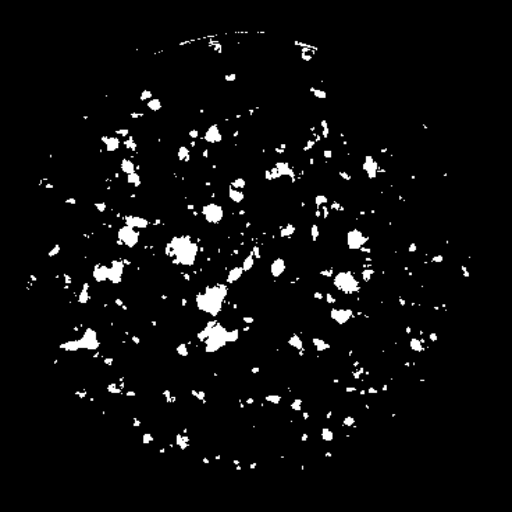
#> input picture iPSC Colony Counting/Gaussian_Heatmap/10_kanugovimahidhar_mask.png, 512 x 512 px
$ jupyter execute viz_gauss_maps.ipynb
#> lines starting #> are read from the running program, lines starting #| are printed output that depends on the picture; after the words box and inside, x2 and y2 are one past the last pixel; in counts of white or black regions, pixels touching at a corner belong together
[cell 1]
import numpy as np
import cv2
import matplotlib.pyplot as plt
import math

[cell 2]
## Read in test image
mask_path = "10_kanugovimahidhar_mask.png"

image = cv2.imread(mask_path, cv2.IMREAD_GRAYSCALE)
#> image is the input picture: shape (512, 512); min 0, max 255, mean 11.3
_, image_thresh = cv2.threshold(image, 0, 255, cv2.THRESH_BINARY | cv2.THRESH_OTSU)
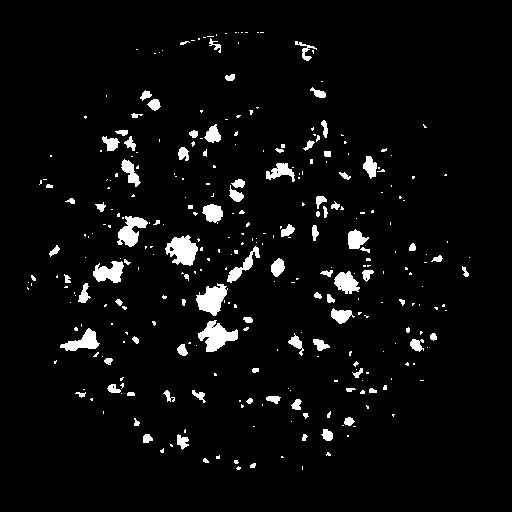
#> image_thresh: shape (512, 512); 4.5% white; 317 white regions (223 under 20 px), largest, box (x1, y1, x2, y2) and area: (198, 320, 238, 352) 680, (165, 235, 198, 266) 650, (196, 283, 228, 316) 616

[cell 3]
plt.figure(figsize=(15,15))
plt.title("GT Mask")
plt.imshow(image_thresh, cmap = 'gray')

[cell 4]
## Get CCs
numLabels, labels, stats, centroids = cv2.connectedComponentsWithStats(image_thresh)
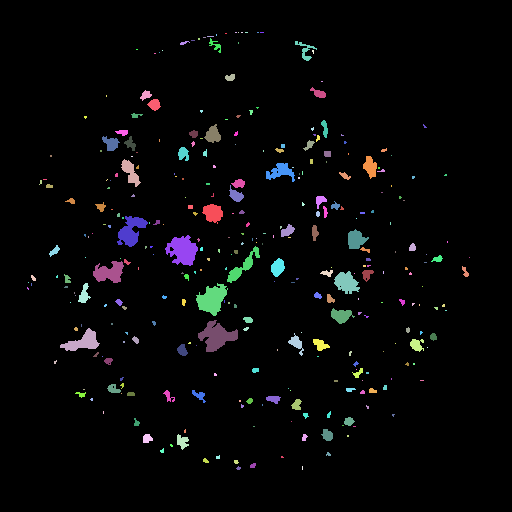
#> labels: shape (512, 512) int32; 318 distinct labels, from 0 to 317; one colour per label, 0 black
#> numLabels = 318; stats = 318 rows, first 6: [0, 0, 512, 512, 250410], [225, 33, 2, 1, 2], [235, 32, 2, 1, 2], [238, 32, 1, 1, 1], [241, 32, 2, 1, 2], [245, 32, 3, 1, 3]; centroids = 318 pairs, first value 27.5 to 469, second value 32 to 467.8

[cell 5]
# Index of CC to test on
index = 136

# index = 43

test_cc = np.zeros_like(labels)
test_cc = np.where(labels == index, 255, 0).astype('uint8')
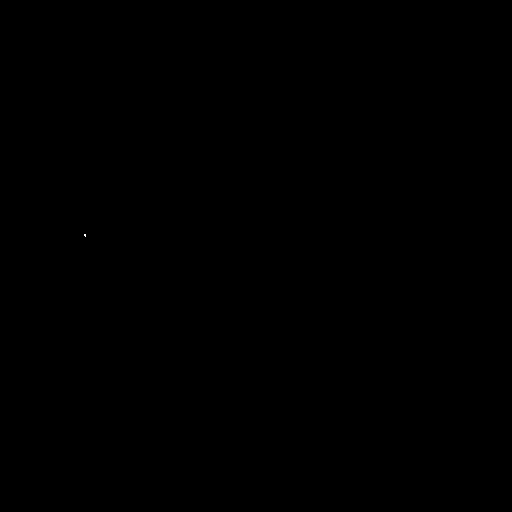
#> test_cc: shape (512, 512); 0% white in thin lines or dots, all inside (x1, y1, x2, y2) = (84, 234, 86, 237)

plt.figure(figsize=(15,15))
plt.title("Test CC")
plt.imshow(test_cc, cmap = 'gray')

[cell 6]
## CC stats has x, y, w, h and area of each CC
x = stats[index][0]
#> x = 84
y = stats[index][1]
#> y = 234
w = stats[index][2]
#> w = 2
h = stats[index][3]
#> h = 3

# Get center of CC and convert to int
ct = centroids[index]
#> ct = [84.6, 234.8]
ct = np.array( [int(ct[0]), int(ct[1])] )
#> ct = [84, 234]

[cell 7]
## Draw bbox and center of the CC
test_rgb = cv2.cvtColor(test_cc, cv2.COLOR_GRAY2RGB)

cv2.rectangle(test_rgb, (x, y), (x+w, y+h), color = [255, 0, 0], thickness = 1)
#> test_rgb: shape (512, 512, 3); mean B, G, R 0, 0, 0
cv2.circle(test_rgb, ct, radius = 1, color = [255, 0, 0], thickness = -1)
#> test_rgb: shape (512, 512, 3); mean B, G, R 0, 0, 0

plt.figure(figsize=(15,15))
plt.title("Test CC")
plt.imshow(test_rgb)

### Generate Gaussian heatmap

[cell 8]
def gaussian2D(shape, sigma=1):
    m, n = [(ss - 1.) / 2. for ss in shape]
    y, x = np.ogrid[-m:m+1,-n:n+1]

    h = np.exp(-(x * x + y * y) / (2 * sigma * sigma))
    h[h < np.finfo(h.dtype).eps * h.max()] = 0
    return h

[cell 9]
def gaussian_radius(det_size, min_overlap = 0.7):

    height, width = det_size
    a1  = 1
    b1  = (height + width)
    c1  = width * height * (1 - min_overlap) / (1 + min_overlap)
    sq1 = np.sqrt(b1 ** 2 - 4 * a1 * c1)
    r1  = (b1 + sq1) / 2

    a2  = 4
    b2  = 2 * (height + width)
    c2  = (1 - min_overlap) * width * height
    sq2 = np.sqrt(b2 ** 2 - 4 * a2 * c2)
    r2  = (b2 + sq2) / 2

    a3  = 4 * min_overlap
    b3  = -2 * min_overlap * (height + width)
    c3  = (min_overlap - 1) * width * height
    sq3 = np.sqrt(b3 ** 2 - 4 * a3 * c3)
    r3  = (b3 + sq3) / 2

    return min(r1, r2, r3)
#     return max(r1, r2, r3)

[cell 10]
def draw_umich_gaussian(heatmap, center, radius, k=1):
    diameter = 2 * radius + 1
    gaussian = gaussian2D((diameter, diameter), sigma = diameter / 6)

    x, y = int(center[0]), int(center[1])

    height, width = heatmap.shape[0:2]

    left, right = min(x, radius), min(width - x, radius + 1)
    top, bottom = min(y, radius), min(height - y, radius + 1)

    masked_heatmap  = heatmap[y - top:y + bottom, x - left:x + right]
    masked_gaussian = gaussian[radius - top:radius + bottom, radius - left:radius + right]

    if min(masked_gaussian.shape) > 0 and min(masked_heatmap.shape) > 0: # TODO debug
        np.maximum(masked_heatmap, masked_gaussian * k, out=masked_heatmap)

    return heatmap

[cell 11]
empty_heat_map = np.zeros_like(test_cc).astype("float64")

radius = gaussian_radius((math.ceil(h), math.ceil(w)), min_overlap = 0.7)
#> radius = 0.658
radius = max(0, int(radius))
#> radius = 0

#SAMI stuff
# radius = math.ceil(radius*0.5)

heat_map = draw_umich_gaussian(empty_heat_map, ct, radius )
#> in draw_umich_gaussian, `diameter = 2 * radius + 1`: diameter = 1
#> in draw_umich_gaussian, `gaussian = gaussian2D((diameter, diameter), sigma = diameter / 6)`: gaussian = [1]
#> in draw_umich_gaussian, `x, y = int(center[0]), int(center[1])`: x = 84; y = 234
#> in draw_umich_gaussian, `left, right = min(x, radius), min(width - x, radius + 1)`: left = 0; right = 1
#> in draw_umich_gaussian, `top, bottom = min(y, radius), min(height - y, radius + 1)`: top = 0; bottom = 1
#> in draw_umich_gaussian, `masked_heatmap  = heatmap[y - top:y + bottom, x - left:x + right]`: masked_heatmap = [0]
#> in draw_umich_gaussian, `masked_gaussian = gaussian[radius - top:radius + bottom, radius - left..`: masked_gaussian = [1]
#> heat_map: shape (512, 512) float64; values 0 (black) and 1 (white), 0% white in thin lines or dots, all inside (x1, y1, x2, y2) = (84, 234, 85, 235)

[cell 12]
print(heat_map.shape)
#| (512, 512)

[cell 13]
plt.figure(figsize=(15,15))
plt.title("Gaussian Heatmap of CC")
plt.imshow(heat_map, cmap = 'jet')

### Overlay heatmap on CC image

[cell 14]
test_rgb_2 = cv2.cvtColor(test_cc, cv2.COLOR_GRAY2RGB)

[cell 15]
plt.figure(figsize=(50, 50))

ax2 = plt.subplot(1, 4, 3, aspect='equal')
ax2.imshow(np.squeeze(test_rgb_2), alpha = 0.5, cmap='jet')
hm = ax2.imshow(heat_map, alpha = 0.5, cmap = 'jet')
plt.show
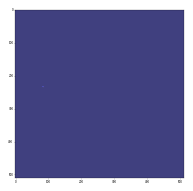
#> figure drawn by matplotlib, 1 panel

[cell 16]
mask = np.zeros_like(test_cc).astype("float64")
mask = np.where(test_cc>0, 1.0, 0.0)

masked_heat_map = mask*heat_map

[cell 17]
plt.figure(figsize=(50, 50))

ax2 = plt.subplot(1, 4, 3, aspect='equal')
ax2.imshow(np.squeeze(test_rgb_2), alpha = 0.5, cmap='jet')
hm = ax2.imshow(masked_heat_map, alpha = 0.5, cmap = 'jet')
plt.show

[cell 18]
print(np.max(masked_heat_map))
#| 1.0
print(np.min(masked_heat_map))
#| 0.0
